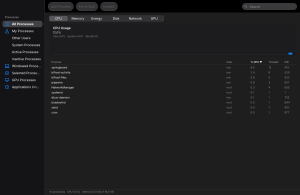
#> input picture springboard/apps/activity-desktop/tests/snapshots/activity-desktop-dark.png, 300 x 195 px
$ python -i iso_boot_eval.py   (imports and definitions only)
#> lines starting #> are read from the running program, lines starting #| are printed output that depends on the picture
#> further down, picture is the input picture: PIL image 300x195 RGB; mean R, G, B 29.6, 29.7, 30.4
#!/usr/bin/env python3
"""Boot-phase eval for the headed ISO VM (tools/arch-vm-iso.sh).

usage: iso_boot_eval.py [--seconds N] [--pick right,ret] [--interval S]
Samples the guest display over QMP every --interval seconds, classifies each frame
(black / picker / text console / ui), snapshots serial-log growth, optionally sends keys at the
first non-black frame (the OpenCanopy picker), and writes out/arch-vm/eval/<stamp>/:
frames/*.png, timeline.tsv, report.txt (first-seen time per phase, longest black gap).
"""
import argparse, json, socket, time
from datetime import datetime
from pathlib import Path
from PIL import Image

ROOT = Path(__file__).resolve().parents[1]
V = ROOT / "out/arch-vm"
ap = argparse.ArgumentParser()
# [7 lines not run here, left out]
def qmp(cmd, **args):
    f.write(json.dumps({"execute": cmd, "arguments": args} if args else {"execute": cmd}) + "\n"); f.flush()
    while True:
        r = json.loads(f.readline())
        if "return" in r or "error" in r: return r
# [1 line not run here, left out]

def classify(im):
    small = im.convert("RGB").resize((160, 90)); blue = sum(1 for r, g_, b in small.getdata() if b > 180 and r < 90)
#> after `small = im.convert('RGB').resize((160, 90))`:
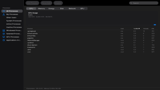
#> small: PIL image 160x90 RGB; mean R, G, B 29.6, 29.7, 30.5
#> after `blue = sum((1 for r, g_, b in small.getdata() if b > 180 and r < 90))`: blue = 0
    if 15 < blue < 400 and not picked: return "picker"   # OpenCanopy's blue icons
    g = im.convert("L").resize((160, 90)); px = list(g.getdata()); n = len(px)
#> after `px = list(g.getdata())`: px = 14400 values, max 138 at index 1767, min 0 at index 25, mean 29.68
#> after `n = len(px)`: n = 14400
    bright = sum(p > 128 for p in px) / n; lit = sum(p > 24 for p in px) / n
#> after `bright = sum((p > 128 for p in px)) / n`: bright = 0.000278
#> after `lit = sum((p > 24 for p in px)) / n`: lit = 0.843
    if lit < 0.002: return "black"
    if lit < 0.12 and bright < 0.05: return "picker"   # sparse icons on black
    if bright < 0.25 and lit < 0.6: return "console"   # text on black
    return "ui"

first = {}
serial = V / "installer-serial.log"; t0 = time.time(); rows = []; picked = False; last = None
# [13 lines not run here, left out]
gaps, run = [], None
# [5 lines not run here, left out]
# [2 lines that did not run here, left out]
# [1 line not run here, left out]

>>> from PIL import Image
>>> picture = Image.open('../springboard/apps/activity-desktop/tests/snapshots/activity-desktop-dark.png')
>>> result = classify(picture)
#> result = 'ui'

$ run again, on springboard/apps/archive-desktop/tests/snapshots/archive-desktop-dark.png
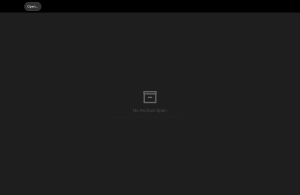
#> input picture springboard/apps/archive-desktop/tests/snapshots/archive-desktop-dark.png, 300 x 195 px
#> picture is the input picture: PIL image 300x195 RGB; mean R, G, B 28.3, 28.3, 28.4
#> in classify, `small = im.convert('RGB').resize((160, 90))`:
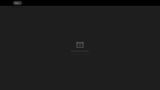
#> small: PIL image 160x90 RGB; mean R, G, B 28.4, 28.4, 28.4
#> blue = 0
#> px = 14400 values, max 105 at index 496, min 0 at index 0, mean 28.36
#> n = 14400
#> bright = 0
#> lit = 0.936
#> result = 'ui'
